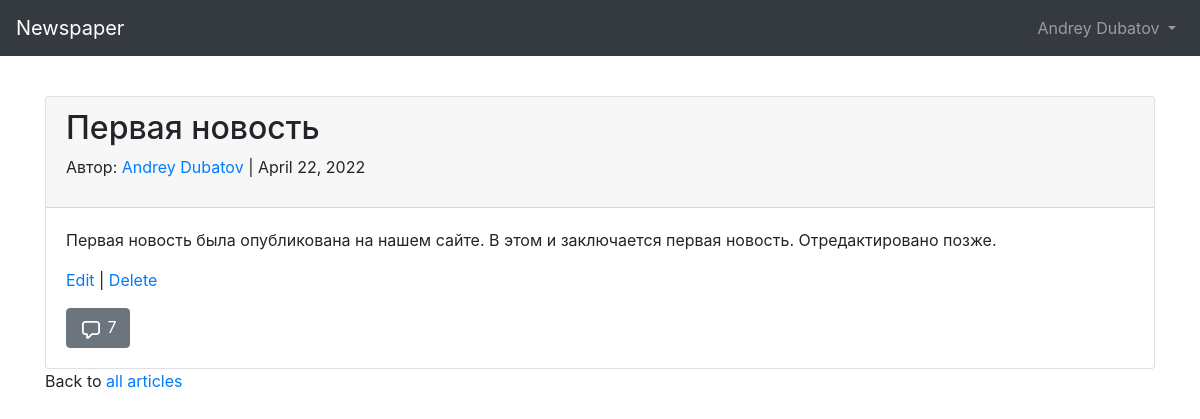
Screenshot of /news/1 (signed in) with the database file from the repository.
### users/models.py (models this page shows)
class CustomUser(AbstractUser):
    age = models.PositiveIntegerField(null=True, blank=True)
    def __str__(self):
        return f'{self.first_name} {self.last_name}'

### news/models.py (models this page shows, shortened)
class Article(models.Model):
    title = models.CharField(max_length=255)
    body = models.TextField()
    author = models.ForeignKey(get_user_model(), on_delete=models.CASCADE)
    pub_date = models.DateField(auto_now_add=True)

### news/views.py (the view, shortened to what this page needs)
# urls.py: path('news/<int:pk>', NewsDetailView.as_view(), name='news_detail'),
class NewsDetailView(LoginRequiredMixin, FormMixin, DetailView):
    model = Article
    template_name = "news_detail.html"
    login_url = 'login'
    form_class = CreateCommentForm
    def get_context_data(self, **kwargs):
        context = super().get_context_data(**kwargs)
        form = CreateCommentForm()
        context['form'] = form
        return context

### news/models.py (called while the page is built)
    def __str__(self):
        return self.comment

### templates/news_detail.html (shortened to what this page needs)
{% extends 'base.html' %}
{% load crispy_forms_tags %}
{% block content %}
<div class="card">
    <div class="card-header">
        <h2>{{ object.title }}</h2>
        <p>Автор: <a class="link-secondary" href="{% url 'user_detail' object.author.pk %}">{{ object.author }}</a> | {{ object.pub_date }}</p>
    </div>
    <div class="card-body">
        <p>{{ object.body }}</p>
        <p>
            <a href="{% url 'news_update' article.pk %}">Edit</a> |
            <a href="{% url 'news_delete' article.pk %}">Delete</a>
        </p>
        <a class="btn btn-secondary" data-bs-toggle="collapse" href="#collapse{{ article.pk }}"
                            role="button" aria-expanded="false" aria-controls="collapse{{ article.pk }}">
                            {{ article.comments.count }}
                            </a>
    </div>
</div>
<p class="fs-1">Back to <a href="{% url 'news_list' %}">all articles</a></p>
{% endblock content %}

### templates/base.html (shortened to what this page needs)
<!doctype html>
<html lang="en"> <head>
<link rel="stylesheet" href="https://stackpath.bootstrapcdn.com/bootstrap/4.1.3/css/bootstrap.min.css"
crossorigin="anonymous">
<title>{% block title %}Newspaper App{% endblock title %}</title> </head>
<body>
<nav class="navbar navbar-expand-md navbar-dark bg-dark mb-4">
     <a class="navbar-brand" href="{% url 'home' %}">Newspaper</a>
<div class="collapse navbar-collapse" id="navbarCollapse">
{% if user.is_authenticated %} <ul class="navbar-nav ml-auto">
<li class="nav-item">
<a class="nav-link dropdown-toggle" href="#" id="userMenu"
                data-toggle="dropdown" aria-haspopup="true"
                aria-expanded="false">
                {% if user.first_name or user.last_name %}
                {{ user.first_name }} {{ user.last_name }}
                {% else %}
                {{ user.username }}
                {% endif %}
</a>
 </li>
</ul>
{% else %}
<form class="form-inline ml-auto">
<a href="{% url 'login' %}" class="btn btn-outline-secondary"> Log In</a>
<a href="{% url 'signup' %}" class="btn btn-primary ml-2"> Sign up</a>
</form> {% endif %}
</div> </nav>
<div class="container overflow-hidden py-3">
{% block content %}
{% endblock content %}
</div>
</body> </html>

### rows the page displays
CustomUser: first_name "Andrey", last_name "Dubatov"
Article: title "Первая новость", author "Andrey Dubatov", pub_date "April 22, 2022", body "Первая новость была опубликована на нашем сайте. В этом и заключается первая новость. Отредактировано позже.", comments.count "7"
